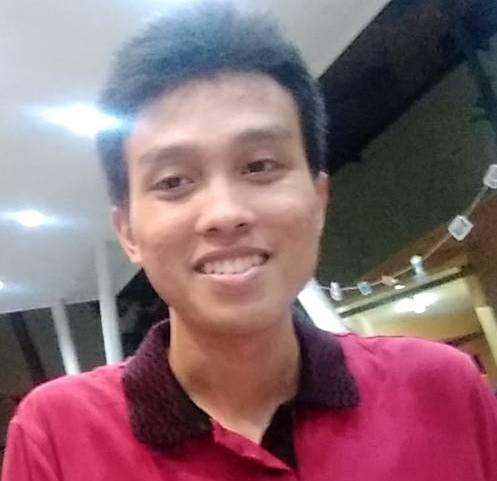
#> input picture face_detector/224455.jpg, 497 x 481 px
$ python main.py --input 224455.jpg
#> lines starting #> are read from the running program, lines starting #| are printed output that depends on the picture; after the words box and inside, x2 and y2 are one past the last pixel; in counts of white or black regions, pixels touching at a corner belong together
import cv2
import sys
import argparse
import os

def isImage(inputImg):
    if inputImg is None:
        return False
    else:
        return True

def load_classifier():
    return cv2.CascadeClassifier('haarcascade_frontalface_default.xml'),cv2.CascadeClassifier('haarcascade_eye.xml')

def detect(inputImg, show):
#> called with inputImg = '224455.jpg', show = False
    img = cv2.imread(inputImg)
#> img is the input picture: shape (481, 497, 3); mean B, G, R 113.3, 105.9, 137.5
    width = img.shape[0]
#> width = 481
    height = img.shape[1]
#> height = 497

    gray = cv2.cvtColor(img, cv2.COLOR_BGR2GRAY)
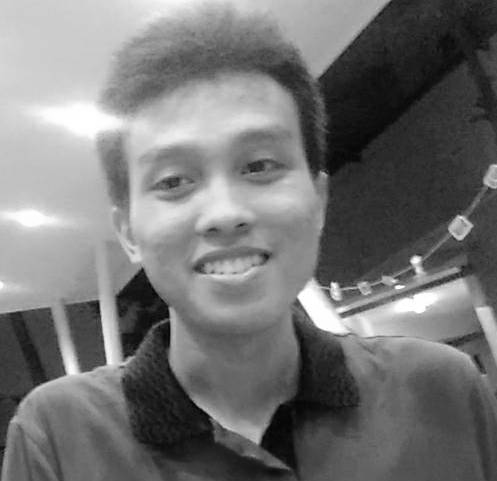
#> gray: shape (481, 497); min 4, max 255, mean 116.2

    faceCL, eyeCL = load_classifier()
    flag = False

    faces = faceCL.detectMultiScale(gray, 1.3, 5)
#> faces = [[106, 82, 231, 231]]
    for (x,y,w,h) in faces:
        img = cv2.rectangle(img, (x,y), (x+w,y+h), (255,0,0), 2)
        area = (x+w)*(y+h)
        if int((area/(width*height))*100) > 40:
            flag = True
        roi_gray = gray[y:y+h, x:x+w]
        roi_color = img[y:y+h, x:x+w]
        eyes = eyeCL.detectMultiScale(roi_gray)
        for (ex, ey, ew, eh) in eyes:
            cv2.rectangle(roi_color,(ex,ey),(ex+ew,ey+eh),(0,255,0),2)
#> this loop made 1 pass
#> (x, y, w, h, area, flag) on pass 1: (106, 82, 231, 231, 105481, True)
#> pass 1, in detect, `img = cv2.rectangle(img, (x,y), (x+w,y+h), (255,0,0), 2)`:
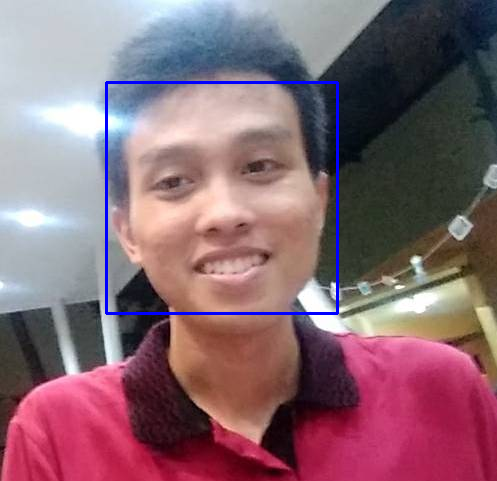
#> img: shape (481, 497, 3); 1.16% of pixels changed, all inside (x1, y1, x2, y2) = (105, 81, 339, 315)
#> pass 1, in detect, `roi_gray = gray[y:y+h, x:x+w]`:
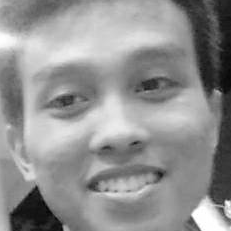
#> roi_gray: shape (231, 231); min 7, max 255, mean 145
#> pass 1, in detect, `roi_color = img[y:y+h, x:x+w]`:
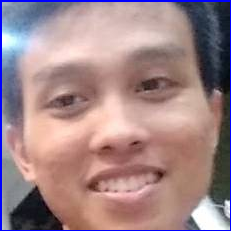
#> roi_color: shape (231, 231, 3); mean B, G, R 136.6, 133.9, 161.5
#> after the loop:
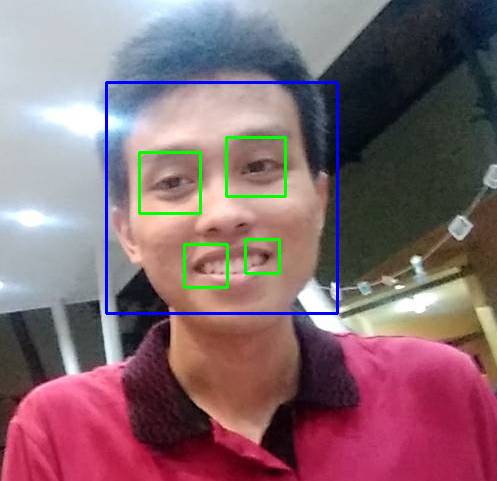
#> img: shape (481, 497, 3); 0.98% of pixels changed, all inside (x1, y1, x2, y2) = (138, 136, 287, 289)
#> after the loop:
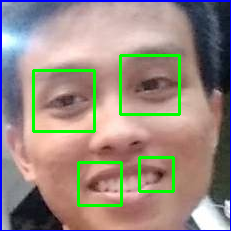
#> roi_color: shape (231, 231, 3); 4.4% of pixels changed, all inside (x1, y1, x2, y2) = (32, 54, 181, 207)

    if show:
        cv2.imshow('input',img)
        cv2.waitKey(0)
        cv2.destroyAllWindows()
    else:
        return flag

def run(inputImg, show):
    if isImage(inputImg) is True:
        flag = detect(inputImg, show)
#> flag = True
        if flag is True:
            print(1)
        elif flag is False:
            cmd = "del {}".format(inputImg)
            os.system(cmd)
            print(0)
            # return 0
        elif flag is None:
            print("Debug Mode Activated")
    elif isImage(inputImg) is False:
        cmd = "del {}".format(inputImg)
        os.system(cmd)

if __name__ == "__main__":
    parser = argparse.ArgumentParser(description='Face detection process')
    parser.add_argument("-i", "--input", required=True, help="path to image file")
    parser.add_argument("-s", "--show", action="store_true", help="to show image")
    args = vars(parser.parse_args())

    run(args['input'],args['show'])
